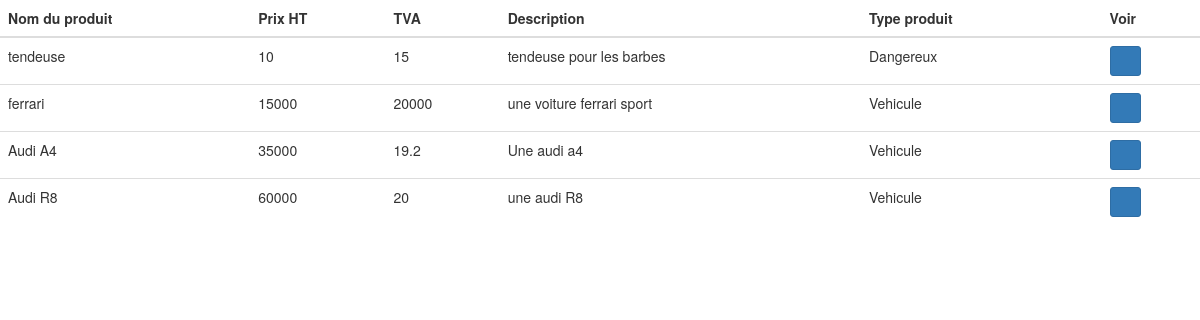
Page /connexion/listProduit.php on the committed database.
### tables this page shows
CREATE TABLE IF NOT EXISTS `produit` (
  `idProduit` int(11) NOT NULL AUTO_INCREMENT,
  `libelleProduit` varchar(11) NOT NULL,
  `prixHt` varchar(11) NOT NULL,
  `tauxTva` varchar(11) NOT NULL,
  `description` varchar(255) NOT NULL,
  `etat` enum('louer','non louer') NOT NULL,
  `adresse` text NOT NULL,
  `img` text NOT NULL,
  `idTypeProduit` int(11) NOT NULL,
  `idComptoir` int(11) NOT NULL,
  PRIMARY KEY (`idProduit`),
  KEY `idComptoir` (`idComptoir`),
  KEY `idTypeProduit` (`idTypeProduit`)
);

CREATE TABLE IF NOT EXISTS `typeproduit` (
  `idTypeProduit` int(11) NOT NULL AUTO_INCREMENT,
  `libelleTypeProduit` varchar(255) NOT NULL,
  PRIMARY KEY (`idTypeProduit`)
);

### connexion/listProduit.php (the view, shortened to what this page needs)
<?php
$bdd = new PDO('mysql:host=localhost;dbname=projet_708;charset=utf8', 'root', '');
$data = $bdd->query("select * from produit,typeproduit where produit.idTypeProduit = typeproduit.idTypeProduit");
?>
<!DOCTYPE html>
<html lang="en">
<head>
    <link rel="stylesheet" href="./css/grayscale.min.css">
</head>
<body>
    <table class="table table-hover">
        <thead>
            <tr>
                <th>Nom du produit</th>
                <th>Prix HT</th>
                <th>TVA</th>
                <th>Description</th>
                <th>Type produit</th>
               <th><input type="hidden" value="Etat"/></th>
                <th>Voir</th>
            </tr>
        </thead>
        <tbody>
    <?php while ($a = $data->fetch()) { ?>
        <tr>
            <td><?php echo $a['libelleProduit'];?></td>
            <td><?php echo $a['prixHt'];?></td>
            <td><?php echo $a['tauxTva'];?></td>
            <td><?php echo $a['description'];?></td>
            <td><?php echo $a['libelleTypeProduit'];?></td>
            <td><input type="hidden" value="<?php echo $a['etat'];?>"/></td>
            <td><a href="#;" data-id="<?php echo $a['idProduit'] ?>" class="btn btn-primary btn- btn-sm showme"><i class="glyphicon glyphicon-zoom-in"></i></a> </td>
        </tr>
        <?php
    } ?>
    </tbody>
</table>
</body>
</html>

### rows in the picture
produit: libelleProduit "tendeuse", prixHt "10", tauxTva "15", description "tendeuse pour les barbes", idTypeProduit.libelleTypeProduit "Dangereux"
produit: libelleProduit "ferrari", prixHt "15000", tauxTva "20000", description "une voiture ferrari sport", idTypeProduit.libelleTypeProduit "Vehicule"
produit: libelleProduit "Audi A4", prixHt "35000", tauxTva "19.2", description "Une audi a4", idTypeProduit.libelleTypeProduit "Vehicule"
produit: libelleProduit "Audi R8", prixHt "60000", tauxTva "20", description "une audi R8", idTypeProduit.libelleTypeProduit "Vehicule"
